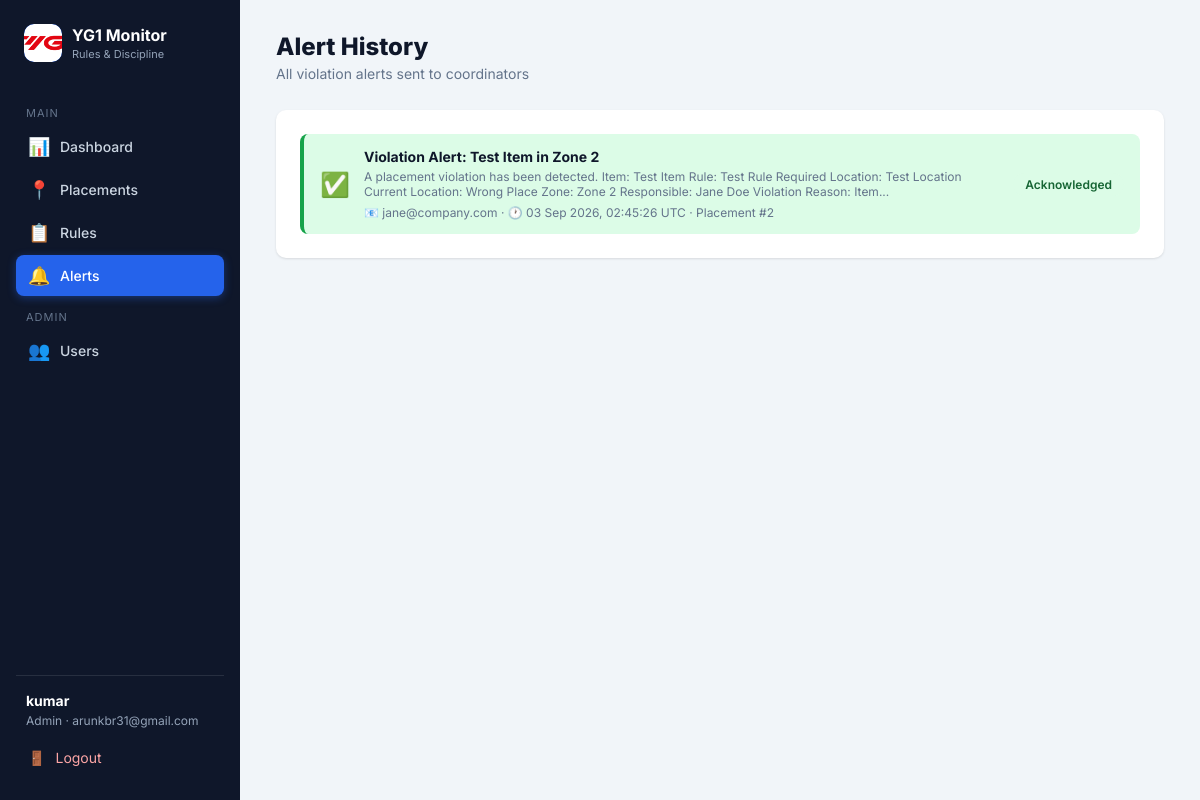
Screenshot of /alerts (signed in) with the database file from the repository.
### models.py (models this page shows, shortened)
class User(UserMixin, db.Model):
    id = db.Column(db.Integer, primary_key=True)
    username = db.Column(db.String(80), unique=True, nullable=False, index=True)
    email = db.Column(db.String(120), unique=True, nullable=False, index=True)
    password_hash = db.Column(db.String(256), nullable=False)
    role = db.Column(db.String(20), nullable=False, default='coordinator')
    is_active = db.Column(db.Boolean, default=True)
    created_at = db.Column(db.DateTime, default=datetime.utcnow)

class Alert(db.Model):
    id = db.Column(db.Integer, primary_key=True)
    placement_id = db.Column(db.Integer, db.ForeignKey('placement.id'), nullable=False)
    subject = db.Column(db.String(200), nullable=False)
    message = db.Column(db.Text, nullable=False)
    coordinator_email = db.Column(db.String(120), nullable=False)
    sent_at = db.Column(db.DateTime, default=datetime.utcnow)
    acknowledged = db.Column(db.Boolean, default=False)
    created_at = db.Column(db.DateTime, default=datetime.utcnow)

### app.py (the view)
@app.route('/alerts')
@login_required
def alerts():
    all_alerts = Alert.query.order_by(Alert.sent_at.desc()).all()
    return render_template('alerts.html', alerts=all_alerts)

### app.py (called while the page is built)
@login_manager.user_loader
def load_user(user_id):
    return db.session.get(User, int(user_id))

### templates/alerts.html (shortened to what this page needs)
{% extends "base.html" %}
{% block content %}
<div class="layout">
    <aside class="sidebar">
        <div class="brand">
            <div class="badge"><img src="{{ url_for('static', filename='images/yg1_images.png') }}" alt="YG1 Logo"></div>
            <div>
                <h2>YG1 Monitor</h2>
                <small>Rules & Discipline</small>
            </div>
        </div>
        <nav>
            <div class="nav-label">Main</div>
            <a href="{{ url_for('dashboard') }}"><span class="icon">📊</span> <span>Dashboard</span></a>
            <a href="{{ url_for('placements') }}"><span class="icon">📍</span> <span>Placements</span></a>
            <a href="{{ url_for('rules') }}"><span class="icon">📋</span> <span>Rules</span></a>
            <a href="{{ url_for('alerts') }}" class="active"><span class="icon">🔔</span> <span>Alerts</span></a>
            {% if current_user.role == 'admin' %}
            <div class="nav-label">Admin</div>
            <a href="{{ url_for('users') }}"><span class="icon">👥</span> <span>Users</span></a>
            {% endif %}
        </nav>
        <div class="user-box">
            <div class="user-info">
                <strong>{{ current_user.username }}</strong>
                <span>{{ current_user.role|capitalize }} · {{ current_user.email }}</span>
            </div>
            <a href="{{ url_for('logout') }}" style="display:flex; align-items:center; gap:10px; padding:10px 12px; border-radius:8px; font-size:14px; color:#fca5a5; transition:background .2s;">
                <span class="icon">🚪</span> <span>Logout</span>
            </a>
        </div>
    </aside>
    <main class="main">
        <div class="page-header">
            <div>
                <h1>Alert History</h1>
                <p>All violation alerts sent to coordinators</p>
            </div>
        </div>
        <div class="card">
            {% if alerts %}
            <div class="alerts-list">
                {% for alert in alerts %}
                <div class="alert-item {% if alert.acknowledged %}resolved{% endif %}">
                    <div class="alert-icon">{% if alert.acknowledged %}✅{% else %}⚠️{% endif %}</div>
                    <div class="alert-content">
                        <strong>{{ alert.subject }}</strong>
                        <span style="display:block; margin-top:4px;">{{ alert.message|truncate(200) }}</span>
                        <span style="display:block; margin-top:6px; font-size:12px; color:var(--text-light);">
                            📧 {{ alert.coordinator_email }} ·
                            🕐 {{ alert.sent_at.strftime('%d %b %Y, %H:%M:%S') }} UTC ·
                            Placement #{{ alert.placement_id }}
                        </span>
                    </div>
                    <div class="alert-actions">
                        {% if not alert.acknowledged %}
                        <form method="POST" action="{{ url_for('acknowledge_alert', alert_id=alert.id) }}">
                            <button type="submit" class="btn btn-success btn-sm">Acknowledge</button>
                        </form>
                        {% else %}
                        <span class="badge badge-compliant">Acknowledged</span>
                        {% endif %}
                    </div>
                </div>
                {% endfor %}
            </div>
            {% else %}
            <div class="empty-state">
                <div class="icon">🔕</div>
                <p>No alerts sent yet. Alerts are logged whenever a placement violates a rule.</p>
            </div>
            {% endif %}
        </div>
    </main>
</div>
{% endblock %}

### templates/base.html (style rules this page uses)
:root { --primary: #2563eb; --primary-dark: #1d4ed8; --primary-light: #dbeafe; --success: #16a34a; --success-light: #dcfce7; --warning: #d97706; --warning-light: #fef3c7; --danger: #dc2626; --danger-light: #fee2e2; --info: #0891b2; --info-light: #cffafe; --dark: #0f172a; --gray: #f1f5f9; --gray-border: #e2e8f0; --text: #334155; --text-light: #64748b; --shadow: 0 1px 3px rgba(0,0,0,.08), 0 1px 2px rgba(0,0,0,.04); --shadow-lg: 0 10px 25px rgba(0,0,0,.12); --radius: 10px; }
* { margin: 0; padding: 0; box-sizing: border-box; }
body { font-family: 'Inter', -apple-system, sans-serif; background: var(--gray); color: var(--text); min-height: 100vh; }
a { text-decoration: none; color: inherit; }
.layout { display: flex; height: 100vh; overflow: hidden; }
.sidebar { width: 240px; background: var(--dark); color: #cbd5e1; padding: 24px 16px; display: flex; flex-direction: column; position: fixed; top: 0; bottom: 0; left: 0; z-index: 100; }
.sidebar .brand { display: flex; align-items: center; gap: 10px; margin-bottom: 32px; padding: 0 8px; }
.sidebar .brand .badge { width: 38px; height: 38px; background: var(--primary); border-radius: 10px; display: flex; align-items: center; justify-content: center; font-weight: 800; font-size: 18px; color: white; overflow: hidden; padding: 0; }
.sidebar .brand .badge img { width: 100%; height: 100%; object-fit: cover; border-radius: 10px; display: block; }
.sidebar .brand h2 { font-size: 16px; font-weight: 700; color: white; }
.sidebar .brand small { display: block; font-size: 11px; color: #94a3b8; font-weight: 400; margin-top: 2px; }
.sidebar nav { flex: 1; }
.sidebar nav .nav-label { font-size: 11px; text-transform: uppercase; letter-spacing: 1px; color: #64748b; padding: 12px 10px 6px; }
.sidebar nav a { display: flex; align-items: center; gap: 10px; padding: 10px 12px; border-radius: 8px; font-size: 14px; font-weight: 500; color: #cbd5e1; transition: background .2s, color .2s; margin-bottom: 2px; }
.sidebar nav a.active { background: var(--primary); color: white; box-shadow: 0 2px 8px rgba(37,99,235,.4); }
.sidebar nav a .icon { font-size: 18px; width: 22px; text-align: center; }
.sidebar .user-box { border-top: 1px solid rgba(255,255,255,.1); padding-top: 16px; margin-top: auto; }
.sidebar .user-box .user-info { padding: 0 10px; margin-bottom: 10px; }
.sidebar .user-box .user-info strong { display: block; color: white; font-size: 14px; }
.sidebar .user-box .user-info span { font-size: 12px; color: #94a3b8; }
.main { flex: 1; margin-left: 240px; padding: 32px 36px; height: 100vh; overflow-y: auto; }
.page-header { display: flex; align-items: center; justify-content: space-between; margin-bottom: 28px; }
.page-header h1 { font-size: 24px; font-weight: 800; color: var(--dark); }
.page-header p { font-size: 14px; color: var(--text-light); margin-top: 4px; }
.card { background: white; border-radius: var(--radius); box-shadow: var(--shadow); padding: 24px; margin-bottom: 24px; }
.badge { display: inline-block; padding: 4px 12px; border-radius: 20px; font-size: 12px; font-weight: 600; }
.badge-compliant { background: var(--success-light); color: #166534; }
.alerts-list { display: flex; flex-direction: column; gap: 10px; }
.alert-item { display: flex; align-items: center; gap: 14px; background: #fff7ed; border-left: 4px solid var(--warning); padding: 14px 16px; border-radius: 8px; }
.alert-item.resolved { background: var(--success-light); border-left-color: var(--success); }
.alert-item .alert-icon { font-size: 24px; }
.alert-item .alert-content { flex: 1; }
.alert-item .alert-content strong { font-size: 14px; color: var(--dark); display: block; }
.alert-item .alert-content span { font-size: 12px; color: var(--text-light); }
.alert-item .alert-actions { display: flex; gap: 8px; }

### rows the page displays
User: username "kumar", role "Admin", email "arunkbr31@gmail.com"
Alert: subject "Violation Alert: Test Item in Zone 2", message "A placement violation has been detected. Item: Test Item Rule: Test Rule Required Location: Test Location Current Location: Wrong Place Zone: Zone 2 Responsible: Jane Doe Violation Reason: Item...", coordinator_email "jane@company.com", sent_at "03 Sep 2026, 02:45:26", placement_id "2", acknowledged "Acknowledged"
